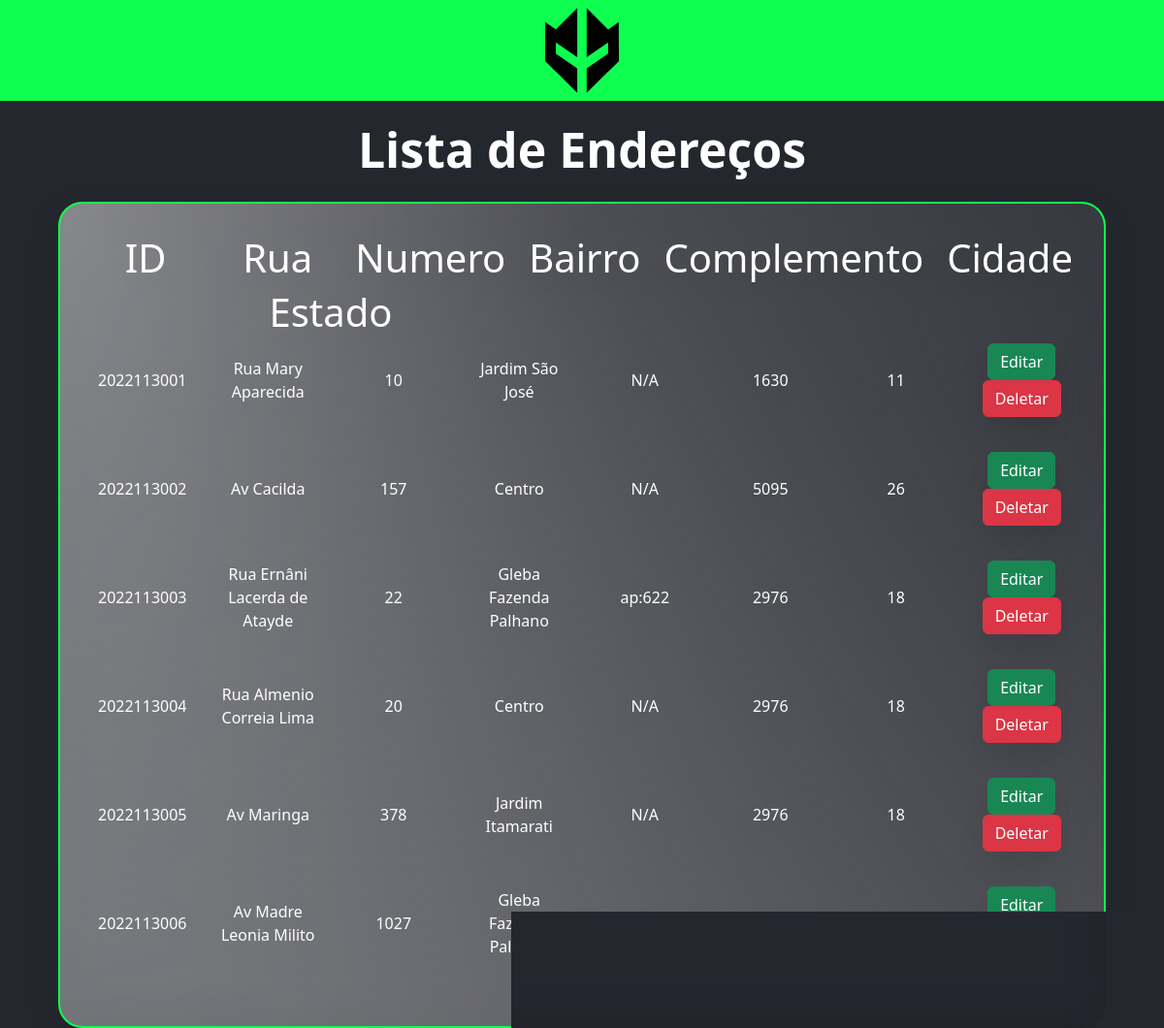
Page /Endereco/Read.php on the committed database.
### tables this page shows
CREATE TABLE endereco (
  id INTEGER NOT NULL,
  rua VARCHAR(100),
  numero VARCHAR(20),
  bairro VARCHAR(50),
  complemento VARCHAR(100),
  cidade INTEGER,
  estado INTEGER,
  PRIMARY KEY (id)
);

### Endereco/Read.php (the view, shortened to what this page needs)
<!DOCTYPE html>
<html lang="pt-br">
<head>
  <link rel="stylesheet" href="../css/style.css">
    <link href="https://cdn.jsdelivr.net/npm/bootstrap@5.2.2/dist/css/bootstrap.min.css" rel="stylesheet">
</head>
<body>
  <header>
      <a href="../index.html">
          <img src="../img/Logo.svg" alt="Loga do time Imperial eSports">
      </a>
  </header>
  <?php
    include_once("../db/connectDB.php");
  ?>
  <main>
    <h1 class="titulo">Lista de Endereços</h1>
    <div class="conteudo grande text-center">
      <div class="row row-cols-10 align-items-center">
          <div class="col">
            <h1>ID</h1>
          </div>
          <div class="col">
            <h1>Rua</h1>
          </div>
          <div class="col">
            <h1>Numero</h1>
          </div>
          <div class="col">
            <h1>Bairro</h1>
          </div>
          <div class="col">
            <h1>Complemento</h1>
          </div>
          <div class="col">
            <h1>Cidade</h1>
          </div>
          <div class="col">
            <h1>Estado</h1>
          </div>
      </div>
      <?php
        $sql = "SELECT * FROM Endereco";
        $res = $conn->query($sql);
        $qtd = $res->num_rows;
        if($qtd > 0){
          while($row = $res->fetch_object()){
            print "<div class='row row-cols-10 align-items-center'>";
            print "<div class='col'>" .$row->id. "</div>";
            print "<div class='col'>" .$row->rua. "</div>";
            print "<div class='col'>" .$row->numero. "</div>";
            print "<div class='col'>" .$row->bairro. "</div>";
            print "<div class='col'>" .$row->complemento. "</div>";
            print "<div class='col'>" .$row->cidade. "</div>";
            print "<div class='col'>" .$row->estado. "</div>";
            print
            "<div class='col'>
              <button onclick=\"location.href='./Update.php?id=".$row->id."'\" class='btn btn-success'>Editar</button>
              <button onclick=\"if(confirm('Tem certeza que deseja excluir esse cadastro?')){location.href='./Delete.php?id=".$row->id."'}else{false;}\" class='btn btn-danger'>Deletar</button>
            </div>";
            print "</div>";
          }
        }else{
          print "<p class='alert alert-danger'>Nenhum resultado foi encontrado!</p>";
        }
      ?>
    </div>
  </main>
</body>
</html>

### css/style.css (style rules this page uses)
* { margin: 0; padding: 0; box-sizing: border-box; }
body { background-color: #25272F !important; color: #FFF !important; font-family: 'Roboto', sans-serif; height: 100vh; max-width: 100vw; }
header { background-color: #0FFF50; height: 6.5rem; display: flex; justify-content: center; align-items: center; }
header img { height: 6rem; }
.conteudo { background: radial-gradient(97.66% 97.66% at 50% 2.34%, rgba(255, 255, 255, 0) 0%, rgba(255, 255, 255, 0.2) 100%), radial-gradient(97.57% 210.75% at 0.9% 2.98%, rgba(255, 255, 255, 0.4) 0%, rgba(255, 255, 255, 0) 100%); filter: drop-shadow(0px 11px 14px rgba(0, 0, 0, 0.25)); backdrop-filter: blur(21px); border-radius: 25px; border: 2px solid #0FFF50; padding: 2rem; color: #FFF; }
.grande { margin: 1.5rem auto; min-height: 45.8rem; width: 90vw; }
.titulo { margin-top: 1.25rem; text-align: center; font-size: 3.125rem; font-weight: 600; }

### rows in the picture
endereco: id "2022113001", rua "Rua Mary Aparecida", numero "10", bairro "Jardim São José", complemento "N/A", cidade "1630", estado "11"
endereco: id "2022113002", rua "Av Cacilda", numero "157", bairro "Centro", complemento "N/A", cidade "5095", estado "26"
endereco: id "2022113003", rua "Rua Ernâni Lacerda de Atayde", numero "22", bairro "Gleba Fazenda Palhano", complemento "ap:622", cidade "2976", estado "18"
endereco: id "2022113004", rua "Rua Almenio Correia Lima", numero "20", bairro "Centro", complemento "N/A", cidade "2976", estado "18"
endereco: id "2022113005", rua "Av Maringa", numero "378", bairro "Jardim Itamarati", complemento "N/A", cidade "2976", estado "18"
endereco: id "2022113006", rua "Av Madre Leonia Milito", numero "1027", bairro "Gleba Fazenda Palhano"
